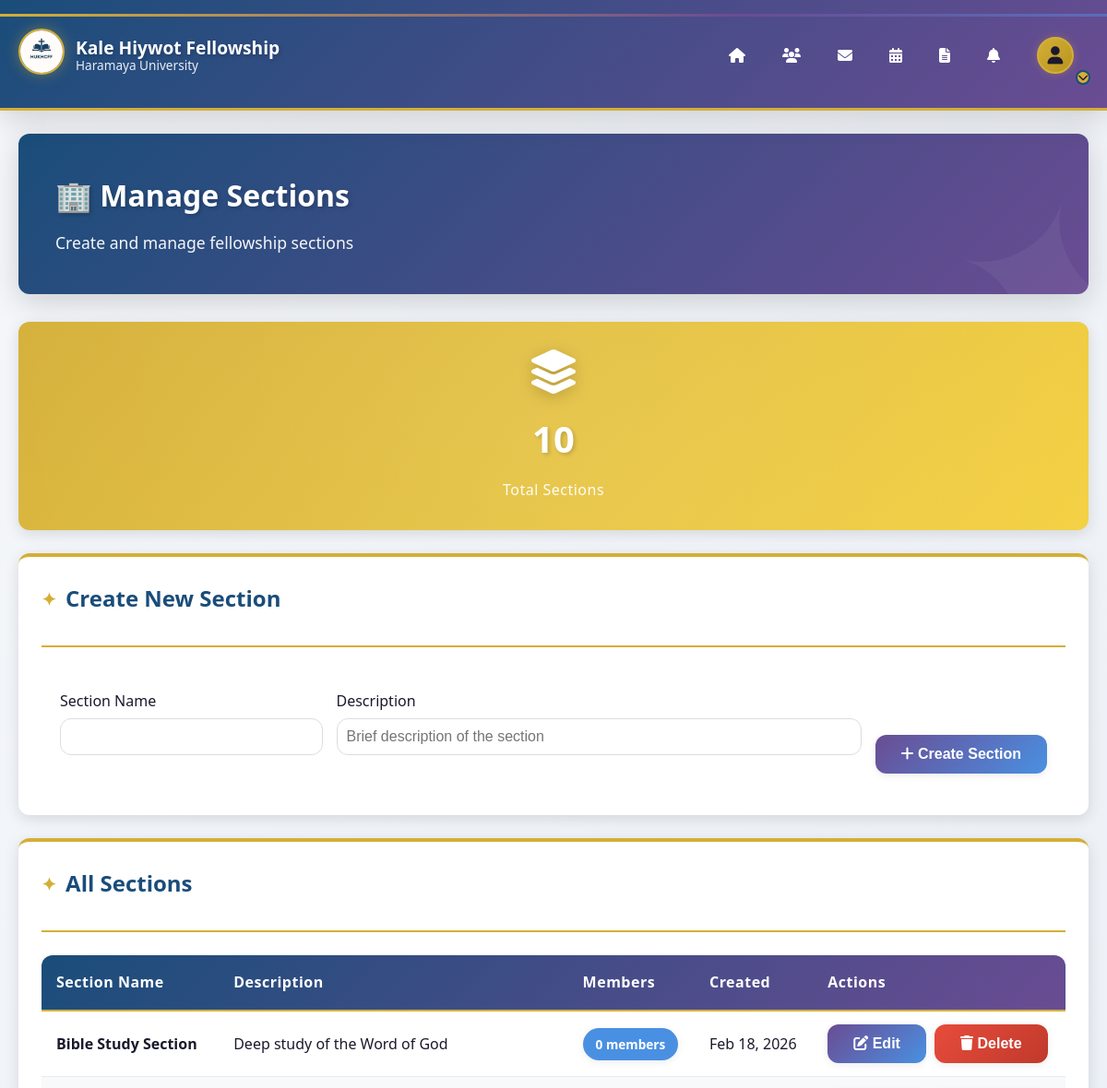
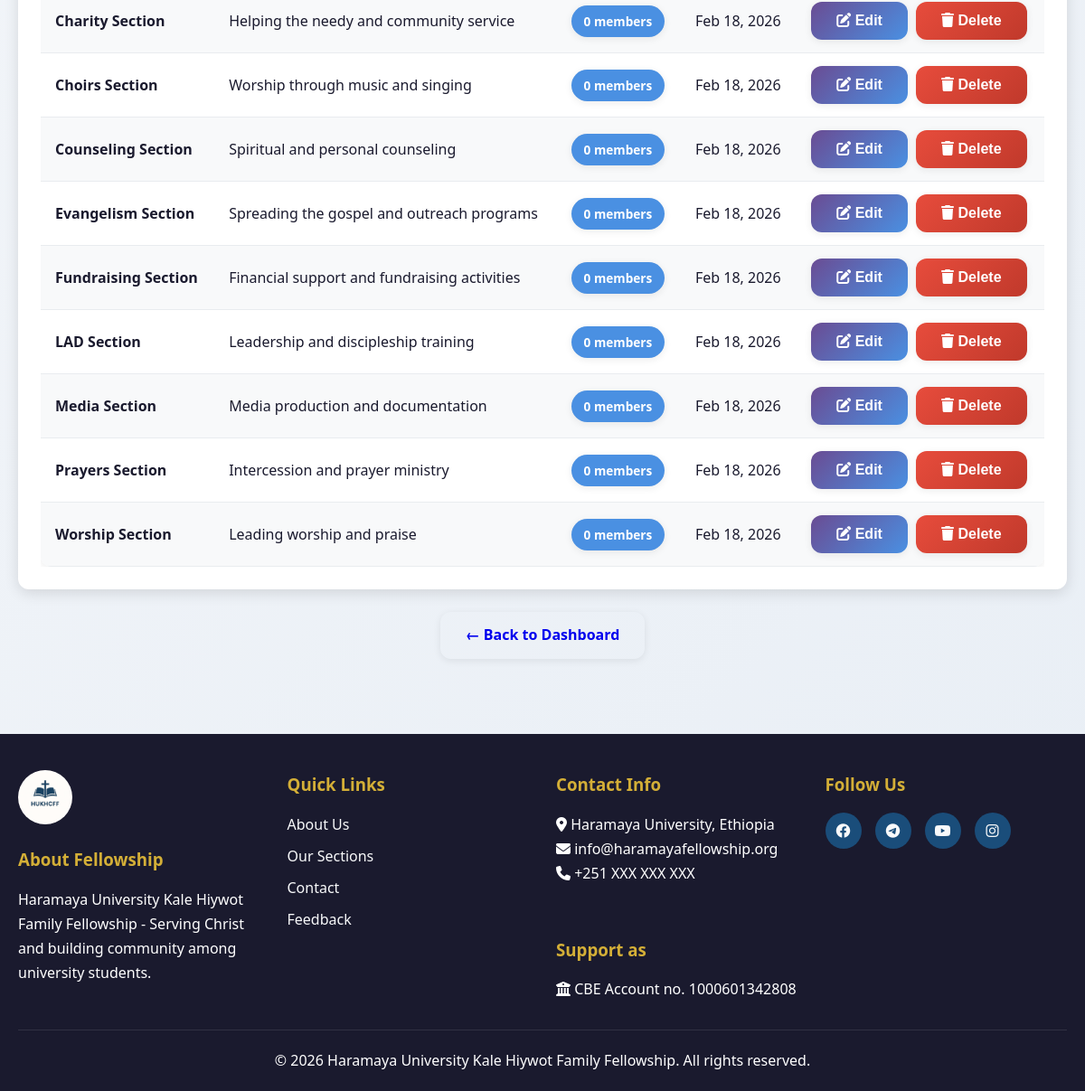
/admin/manage-sections.php (signed in), run on the app's committed database (2 pictures, top to bottom).
### tables this page shows
CREATE TABLE sections (
    section_id INT PRIMARY KEY AUTO_INCREMENT,
    section_name VARCHAR(100) NOT NULL,
    section_code VARCHAR(20) UNIQUE NOT NULL,
    description TEXT,
    section_logo VARCHAR(255),
    leader_id INT,
    created_at TIMESTAMP DEFAULT CURRENT_TIMESTAMP,
    
    FOREIGN KEY (leader_id) REFERENCES users(user_id) ON DELETE SET NULL
);

### admin/manage-sections.php (the view, shortened to what this page needs)
<?php
include '../includes/header.php';
$sections = $conn->query("
    SELECT s.*, COUNT(u.user_id) as member_count
    FROM sections s
    LEFT JOIN users u ON s.section_id = u.section_id
    GROUP BY s.section_id
    ORDER BY s.section_name
");
$total_sections = $conn->query("SELECT COUNT(*) as count FROM sections")->fetch_assoc()['count'];
?>
<main style="padding: 25px 0;">
    <div class="container">
        <div class="dashboard-welcome">
            <h2>🏢 Manage Sections</h2>
            <p>Create and manage fellowship sections</p>
        </div>
        <div style="display: grid; grid-template-columns: repeat(auto-fit, minmax(200px, 1fr)); gap: 20px; margin: 25px 0;">
            <div class="stat-card" style="background: linear-gradient(135deg, var(--spiritual-gold), #f4d03f);">
                <i class="fas fa-layer-group"></i>
                <h3><?php echo $total_sections; ?></h3>
                <p>Total Sections</p>
            </div>
        </div>
        <div class="card" style="margin-bottom: 25px;">
            <div class="section-header">
                <h3>Create New Section</h3>
            </div>
            <form method="POST" style="padding: 20px;">
                <div style="display: grid; grid-template-columns: 1fr 2fr auto; gap: 15px; align-items: end;">
                    <div class="form-group">
                        <label>Section Name</label>
                        <input type="text" name="section_name" class="form-control" required>
                    </div>
                    <div class="form-group">
                        <label>Description</label>
                        <input type="text" name="description" class="form-control" placeholder="Brief description of the section">
                    </div>
                    <button type="submit" class="btn btn-primary">
                        <i class="fas fa-plus"></i> Create Section
                    </button>
                </div>
            </form>
        </div>
        <div class="card">
            <div class="section-header">
                <h3>All Sections</h3>
            </div>
            <?php if ($sections->num_rows > 0): ?>
            <div style="overflow-x: auto;">
                <table class="spiritual-table">
                    <thead>
                        <tr>
                            <th>Section Name</th>
                            <th>Description</th>
                            <th>Members</th>
                            <th>Created</th>
                            <th>Actions</th>
                        </tr>
                    </thead>
                    <tbody>
                        <?php while ($section = $sections->fetch_assoc()): ?>
                        <tr>
                            <td><strong><?php echo htmlspecialchars($section['section_name']); ?></strong></td>
                            <td><?php echo htmlspecialchars($section['description'] ?? 'No description'); ?></td>
                            <td>
                                <span class="status-badge" style="background: var(--spiritual-blue); color: white;">
                                    <?php echo $section['member_count']; ?> members
                                </span>
                            </td>
                            <td><?php echo date('M d, Y', strtotime($section['created_at'])); ?></td>
                            <td>
                                <button class="btn btn-primary btn-sm" onclick="editSection(<?php echo $section['section_id']; ?>, '<?php echo htmlspecialchars($section['section_name'], ENT_QUOTES); ?>', '<?php echo htmlspecialchars($section['description'] ?? '', ENT_QUOTES); ?>')">
                                    <i class="fas fa-edit"></i> Edit
                                </button>
                                <?php if ($section['member_count'] == 0): ?>
                                <form method="POST" style="display: inline; margin-left: 5px;">
                                    <button type="submit" class="btn btn-danger btn-sm" onclick="return confirm('Delete this section?')">
                                        <i class="fas fa-trash"></i> Delete
                                    </button>
                                </form>
                                <?php else: ?>
                                <button class="btn btn-secondary btn-sm" disabled title="Cannot delete section with members">
                                    <i class="fas fa-trash"></i> Delete
                                </button>
                                <?php endif; ?>
                            </td>
                        </tr>
                        <?php endwhile; ?>
                    </tbody>
                </table>
            </div>
            <?php endif; ?>
        </div>
        <div style="text-align: center; margin-top: 20px;">
            <a href="dashboard.php" class="btn btn-secondary">← Back to Dashboard</a>
        </div>
    </div>
</main>
<?php include '../includes/footer.php'; ?>

### data on the page
sections: section_name "Bible Study Section", description "Deep study of the Word of God", member_count "0", created_at "Feb 18, 2026"
sections: section_name "Charity Section", description "Helping the needy and community service", member_count "0", created_at "Feb 18, 2026"
sections: section_name "Choirs Section", description "Worship through music and singing", member_count "0", created_at "Feb 18, 2026"
sections: section_name "Counseling Section", description "Spiritual and personal counseling", member_count "0", created_at "Feb 18, 2026"
sections: section_name "Evangelism Section", description "Spreading the gospel and outreach programs", member_count "0", created_at "Feb 18, 2026"
sections: section_name "Fundraising Section", description "Financial support and fundraising activities", member_count "0", created_at "Feb 18, 2026"
sections: section_name "LAD Section", description "Leadership and discipleship training", member_count "0", created_at "Feb 18, 2026"
sections: section_name "Media Section", description "Media production and documentation", member_count "0", created_at "Feb 18, 2026"
sections: section_name "Prayers Section", description "Intercession and prayer ministry", member_count "0", created_at "Feb 18, 2026"
sections: section_name "Worship Section", description "Leading worship and praise", member_count "0", created_at "Feb 18, 2026"

### other printed values
$total_sections "10"
